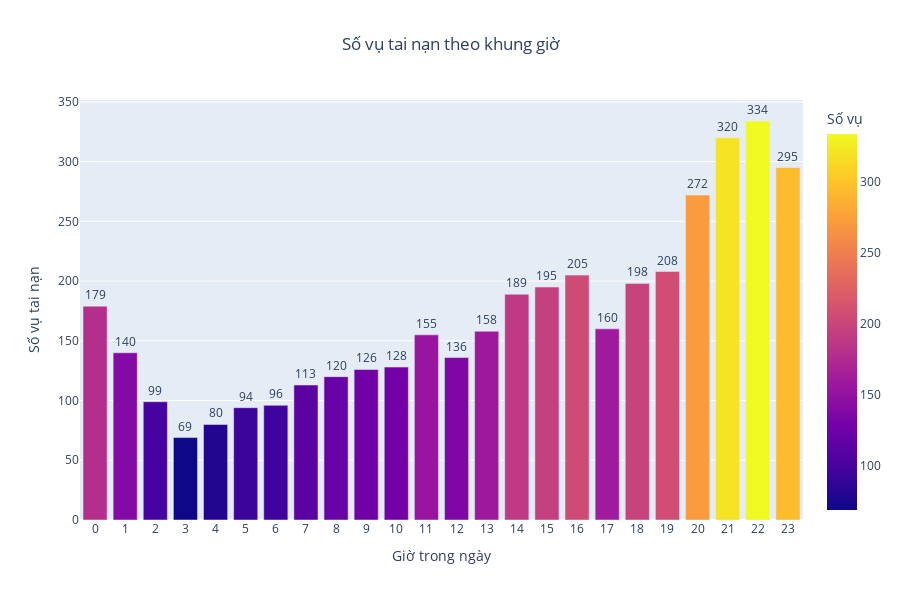

Notebook cell for this chart:
### Code cell
# Convert 'Thời gian xảy ra tai nạn' to datetime to extract hour
data['Giờ'] = pd.to_datetime(data['Thời gian xảy ra tai nạn'], format='%H:%M:%S', errors='coerce').dt.hour

# Count the number of accidents for each hour
hourly_accidents = data['Giờ'].value_counts().sort_index().reset_index()
hourly_accidents.columns = ['Giờ', 'Số vụ']

# Plot hourly accidents using Plotly
fig_hourly = px.bar(
    hourly_accidents, 
    x='Giờ', 
    y='Số vụ', 
    title='Số vụ tai nạn theo khung giờ',
    text='Số vụ',
    color='Số vụ',
    color_continuous_scale='Plasma'  # Use Magma color scale
)

# Customize layout for hourly accidents chart
fig_hourly.update_traces(textposition='outside')
fig_hourly.update_layout(
    title_x=0.5,  # Center the title
    xaxis_title='Giờ trong ngày',
    yaxis_title='Số vụ tai nạn',
    xaxis=dict(tickmode='linear', dtick=1),  # Ensure all hour values are displayed
    width=900,  # Adjusted width
    height=600,  # Adjusted height
    font=dict(size=12)  # Set default font size
)

# Show the figure for hourly accidents
fig_hourly.show()

### Figure 1 — Plotly figure (JSON) as saved in the notebook; plotly's stock layout.template omitted (floating-point values rounded to 4 significant figures)
{"data": [{"alignmentgroup": "True", "hovertemplate": "Giờ=%{x}<br>Số vụ=%{marker.color}<extra></extra>", "legendgroup": "", "marker": {"color": [179, 140, 99, 69, 80, 94, 96, 113, 120, 126, 128, 155, 136, 158, 189, 195, 205, 160, 198, 208, 272, 320, 334, 295], "coloraxis": "coloraxis", "pattern": {"shape": ""}}, "name": "", "offsetgroup": "", "orientation": "v", "showlegend": false, "text": [179, 140, 99, 69, 80, 94, 96, 113, 120, 126, 128, 155, 136, 158, 189, 195, 205, 160, 198, 208, 272, 320, 334, 295], "textposition": "outside", "type": "bar", "x": [0, 1, 2, 3, 4, 5, 6, 7, 8, 9, 10, 11, 12, 13, 14, 15, 16, 17, 18, 19, 20, 21, 22, 23], "xaxis": "x", "y": [179, 140, 99, 69, 80, 94, 96, 113, 120, 126, 128, 155, 136, 158, 189, 195, 205, 160, 198, 208, 272, 320, 334, 295], "yaxis": "y"}], "layout": {"barmode": "relative", "coloraxis": {"colorbar": {"title": {"text": "Số vụ"}}, "colorscale": [[0, "#0d0887"], [0.1111, "#46039f"], [0.2222, "#7201a8"], [0.3333, "#9c179e"], [0.4444, "#bd3786"], [0.5556, "#d8576b"], [0.6667, "#ed7953"], [0.7778, "#fb9f3a"], [0.8889, "#fdca26"], [1, "#f0f921"]]}, "font": {"size": 12}, "height": 600, "legend": {"tracegroupgap": 0}, "title": {"text": "Số vụ tai nạn theo khung giờ", "x": 0.5}, "width": 900, "xaxis": {"anchor": "y", "autorange": true, "domain": [0, 1], "dtick": 1, "range": [-0.5, 23.5], "tickmode": "linear", "title": {"text": "Giờ trong ngày"}, "type": "linear"}, "yaxis": {"anchor": "x", "autorange": true, "domain": [0, 1], "range": [0, 351.6], "title": {"text": "Số vụ tai nạn"}, "type": "linear"}}}
